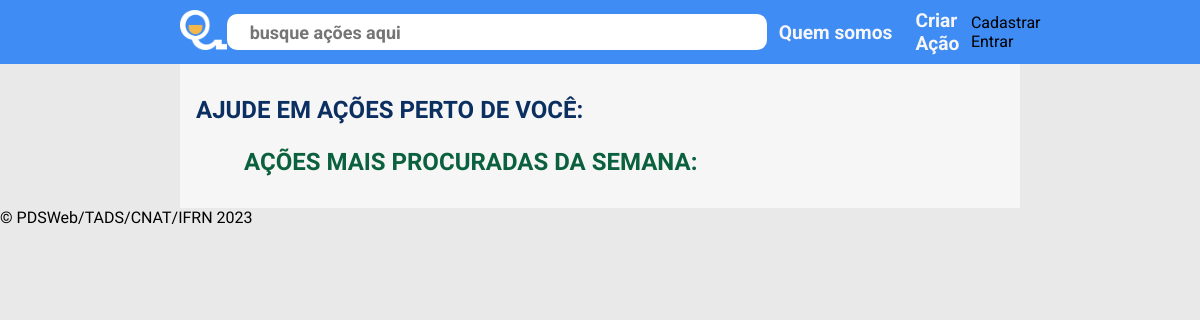
The app's page /, older data.
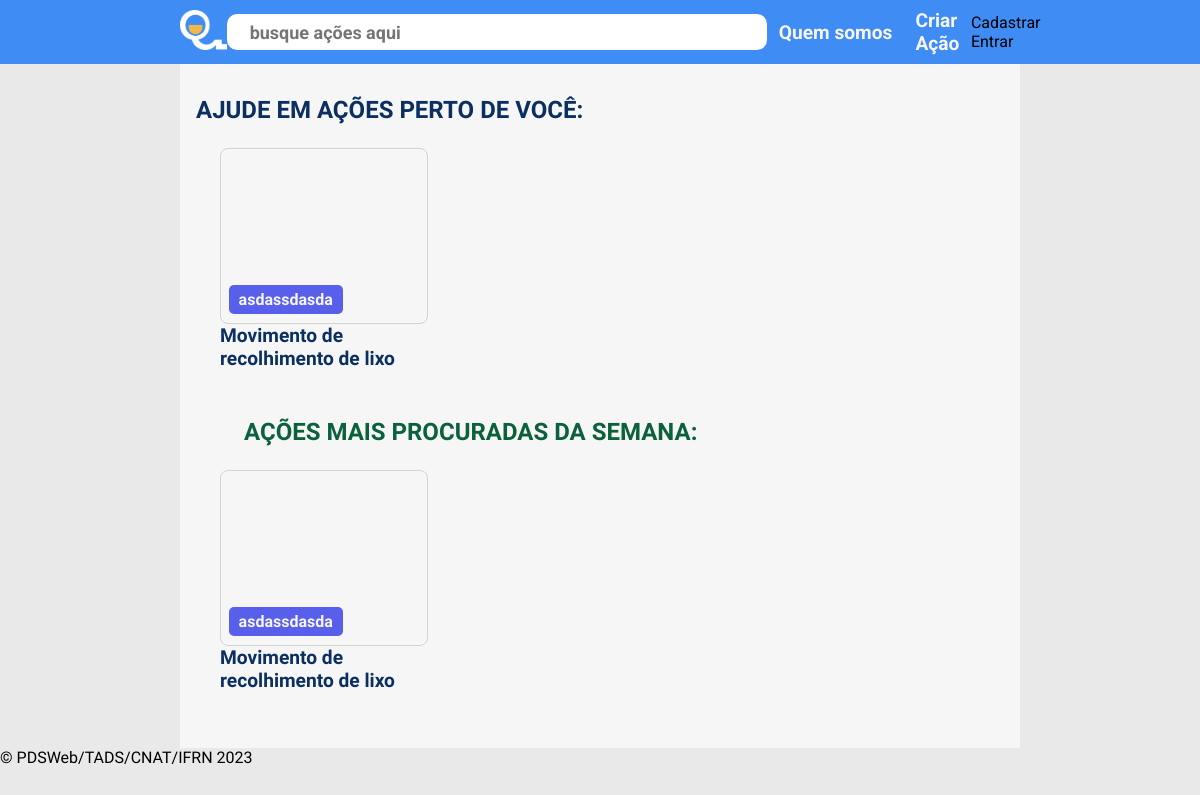
The same page, newer data.
### base/models.py (models this page shows, shortened)
class Acao(models.Model):
    nome = models.CharField(max_length=200)
    status = models.BooleanField() # Ativa: True, Inativa: False
    descricao = models.TextField('descrição')
    criada_em = models.DateTimeField(auto_now_add=True)
    modalidade = models.BooleanField() # Online: True: , Offline: False
    local = models.CharField(max_length=50)
    tema = models.CharField(max_length=20)
    max_volunt = models.IntegerField(null=True)
    url = models.CharField(blank=True, max_length=200)
    inicio = models.DateTimeField()
    fim = models.DateTimeField(null=True)
    avaliacao = models.IntegerField(null=True)
    categoria = models.ForeignKey(Categoria, null=True, blank=True, on_delete=models.SET_NULL)
    criador = models.ForeignKey(Usuario, null=True, on_delete=models.CASCADE)
    def get_foto(self):
        for foto in self.foto_set.all():
            return foto.foto.url
        return None

### base/views.py (the view)
# urls.py: path('', views.IndexViews.as_view(), name='index'),
class IndexViews(View):
    def get(self, request):
        lista_acao1 = Acao.objects.all().order_by('-criada_em')[:3]
        lista_acao2 = Acao.objects.all().order_by('criada_em')[:3]
        context = {'lista_acao1': lista_acao1, 'lista_acao2':lista_acao2}
        return render(request, 'base/index.html', context)

### base/templates/base/index.html
{% extends 'base/main.html' %}
{% load static %}
{% block conteudo %}
    <head>
        <link rel="stylesheet" href="{% static 'base/css/index.css' %}">
    </head>
    <main>
        <article>
            <h1 id="texto-1">AJUDE EM AÇÕES PERTO DE VOCÊ:</h1>
            <section id="cards">
                {% for acao in lista_acao1 %}
                    <a href="{% url 'base:detalhes' acao.id %}">
                        <div class="acao-card">
                            <div class="card-foto" style="background: url({{acao.get_foto}}); background-size: cover;">
                                <div class="acao-tag">{{acao.tema}}</div>
                            </div>
                            <div class="card-texto">{{acao.nome}}</div>
                        </div>
                    </a>
                {% endfor %}
            </section>
            <h1 id="texto-2">AÇÕES MAIS PROCURADAS DA SEMANA:</h1>
            <section id="cards">
                {% for acao in lista_acao2 %}
                    <a href="{% url 'base:detalhes' acao.id %}">
                        <div class="acao-card">
                            <div class="card-foto" style="background: url({{acao.get_foto}}); background-size: cover;">
                                <div class="acao-tag">{{acao.tema}}</div>
                            </div>
                            <div class="card-texto">{{acao.nome}}</div>
                        </div>
                    </a>
                {% endfor %}
            </section>
        </article>
    </main>
{% endblock conteudo %}

Row changes from the older to the newer data that the page shows:
added Acao: tema "asdassdasda", nome "Movimento de recolhimento de lixo"
